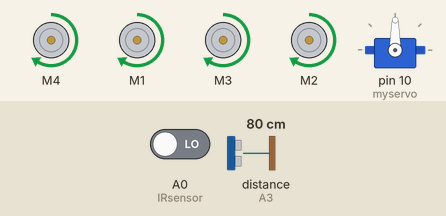
Recording of a sketch running on a simulated Arduino Uno, built with avr-gcc and run on an emulated ATmega328P. Shown: 4 × DC motor (green arrow = forward, orange = backward, longer = faster), servo. Wiring (inferred from the names in the program): ultrasonic range finder: trigger A2; echo A3. Inputs (shaded band) come from the test bench; at power-on: distance to the obstacle (sensor on A3) 80 cm, A0 (IRsensor) LOW. The echo pulse lasts 58.3 µs per cm.

Above: at 6.2 s.
6.3 s: distance to the obstacle (sensor on A3) set to 23 cm
7.8 s: distance to the obstacle (sensor on A3) set to 18 cm
At 9.2 s:
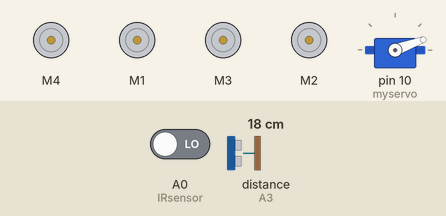
10.8 s: A0 (IRsensor) driven HIGH
13.8 s: distance to the obstacle (sensor on A3) set to 35 cm
At 14.3 s:
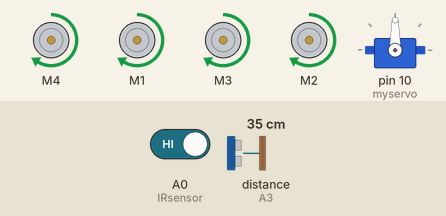
15.5 s: distance to the obstacle (sensor on A3) set to 2 cm
At 17.7 s:
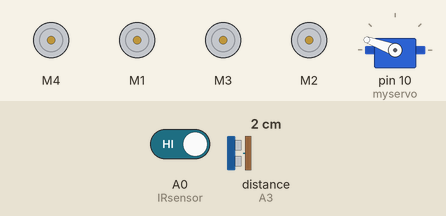
Timing chart, 0 to 19.5 s (numbered marks = the images above; inputs shaded):
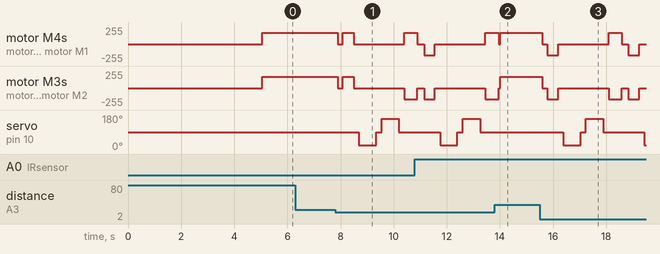

Measured:
- the behaviour switches between 21 and 20 cm on distance to the obstacle (sensor on A3) (found by bisection; images 0 and 1)
- after the input at 6.3 s, every drawn part: stays the same
- after the input at 7.8 s, motor M4, motor M1: forward 170/255 → stopped after 0.09 s, → forward 170/255 0.20 s later, → stopped 0.40 s later, → forward 170/255 1.9 s later
- after the input at 13.8 s, servo on pin 10 (myservo): stays 90° (without the input it goes to 20° after 1.0 s)
- after the input at 15.5 s, motor M4, motor M1: forward 170/255 → stopped after 0.09 s, → backward 170/255 0.20 s later, → stopped 0.40 s later, → forward 170/255 1.9 s later, … (7 changes in this stretch)

The sketch:

obstacle_robot.ino
```cpp
#include <Servo.h>
#include <AFMotor.h>

#define trig_pin A2
#define echo_pin A3
#define IRsensor A0

// declare servo
Servo myservo;
// the angles of the servo
int middle = 90;
int right = 20;
int left = 160;

// define the motors
AF_DCMotor left_front(4, MOTOR34_1KHZ);
AF_DCMotor left_back(1, MOTOR12_1KHZ);
AF_DCMotor right_front(3, MOTOR34_1KHZ);
AF_DCMotor right_back(2, MOTOR12_1KHZ);

// declare the sensor variable
float duration, distance;
int sensorStatus;

void setup() {
  //Serial.begin(9600);
  pinMode(trig_pin, OUTPUT);
  pinMode(echo_pin, INPUT);
  pinMode(IRsensor, INPUT);
  setUpSpeed();
  myservo.attach(10);
  myservo.write(middle);
  delay(5000);
}

void loop() {
  distance = getDistance();
  float distanceR,distanceL = 0;

  sensorStatus = IRdetect();

  // if distance less than 20 cm
  // then run backwards
  // and stop to get the new distance for turning
  if (distance <= 20.00) {
      runStop();
      delay(200);
      // if ir sensor detects nothing obstacle in the back
      // then keep moving back
      if (sensorStatus == 0) {
        //Serial.print(sensorStatus);
        //Serial.println("something is detected");
        runForward();
        delay(400);
        runStop();
        delay(200);
        distanceR = lookRight();
        delay(200);
        distanceL = lookLeft();
        delay(200);
        // if the distance of right side more than left side
        // then turn right, otherwise turn left
        if (distanceR >= distanceL) {
          turnRight();
          delay(500);
          runStop();
//        Serial.print("right");
//        Serial.println(distanceR);
        }else {
          turnLeft();
          delay(500);
          runStop();
//        Serial.print("left");
//        Serial.println(distanceL);
        }
      // or ir sensor detects any obstacle in the back
      // then keep stop motors and move forward
      }else {
        //Serial.print(sensorStatus);
        //Serial.println("nothing is detected");
        runBackward();
        delay(400);
        runStop();
        delay(200);
        distanceR = lookRight();
        delay(200);
        distanceL = lookLeft();
        delay(200);
        // if the distance of right side more than left side
        // then turn right, otherwise turn left
        if (distanceR >= distanceL) {
          turnRight();
          delay(500);
          runStop();
//      Serial.print("right");
//      Serial.println(distanceR);
        }else {
          turnLeft();
          delay(500);
          runStop();
//      Serial.print("left");
//      Serial.println(distanceL);
        }

      }

    }else {
      runForward();
  }

}

// get the distance
float getDistance() {
  // set the status of trgger pin to be deactivated
  digitalWrite(trig_pin, LOW);
  delayMicroseconds(2);
  // active the trigger pin to send the signal
  digitalWrite(trig_pin, HIGH);
  // needs 10 us to send the signal
  delayMicroseconds(10);
  digitalWrite(trig_pin, LOW);
  // read the pulse signal
  duration = pulseIn(echo_pin, HIGH);
  // calculate the distance, sounds speed equal to 340m/s or 0.034cm/us, v = s/t
  distance = duration * 0.034 / 2;
  delay(50);
  return distance;

}

// detect obstacle of back side
int IRdetect() {
  sensorStatus = digitalRead(IRsensor);

  if (sensorStatus == 1) {
    //delay(50);
    return sensorStatus;
  }else {
    //delay(50);
    return sensorStatus;
  }
}

// run forward
void runForward() {
    left_front.run(FORWARD);
    left_back.run(FORWARD);
    right_front.run(FORWARD);
    right_back.run(FORWARD);
}

// run backward
void runBackward() {
  left_front.run(BACKWARD);
  left_back.run(BACKWARD);
  right_front.run(BACKWARD);
  right_back.run(BACKWARD);
}

// stop the motors
void runStop() {
  left_front.run(RELEASE);
  left_back.run(RELEASE);
  right_front.run(RELEASE);
  right_back.run(RELEASE);
}

// turn servo to right side to check the distance
float lookRight() {
  myservo.write(right);
  delay(500);
  float distancne = getDistance();
  delay(100);
  myservo.write(middle);
  return distance;
}

// turn servo to left side to check the distance
float lookLeft() {
  myservo.write(left);
  delay(500);
  float distancne = getDistance();
  delay(100);
  myservo.write(middle);
  return distance;
}

// turn right
void turnRight() {
  left_front.run(FORWARD);
  left_back.run(FORWARD);
  right_front.run(BACKWARD);
  right_back.run(BACKWARD);
}

// turn left
void turnLeft() {
  right_front.run(FORWARD);
  right_back.run(FORWARD);
  left_front.run(BACKWARD);
  left_back.run(BACKWARD);
}

// set up the speed of motors
void setUpSpeed() {
  left_front.setSpeed(170);
  left_back.setSpeed(170);
  right_front.setSpeed(170);
  right_back.setSpeed(170);
}
```
